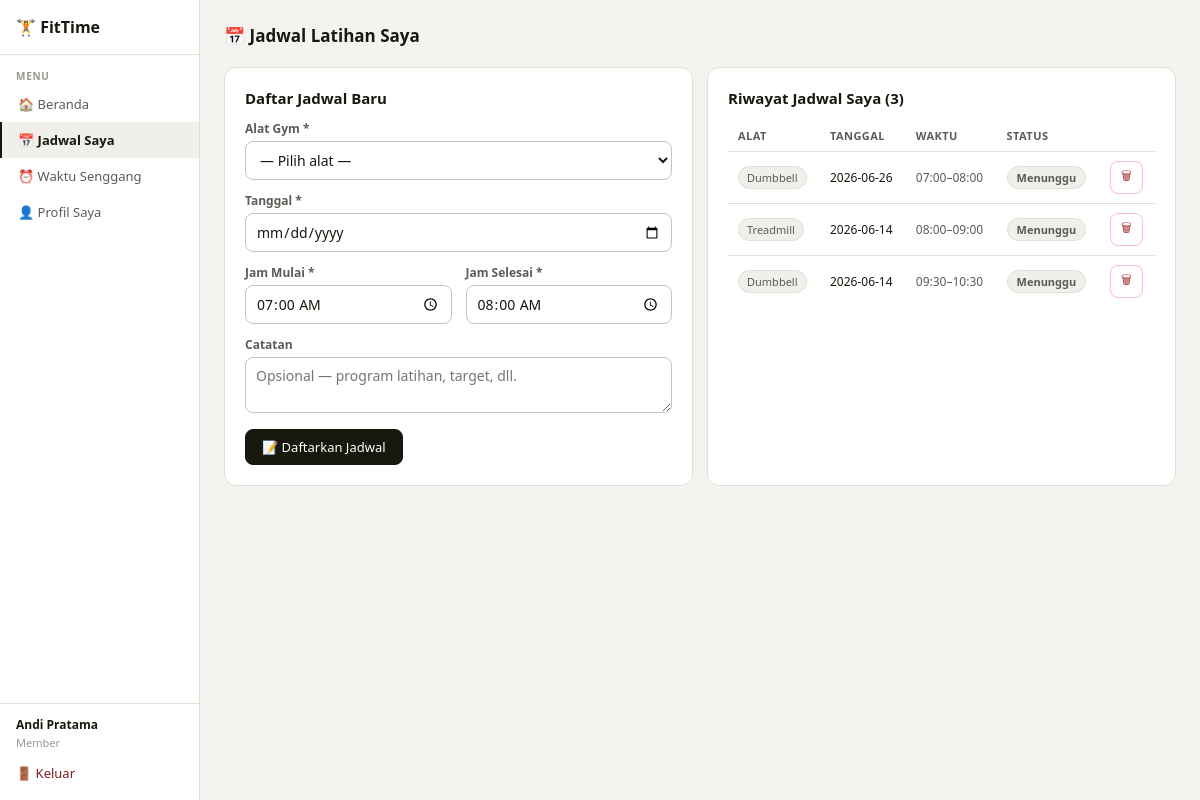
Page /jadwal (signed in) on the committed database.
### tables this page shows
CREATE TABLE jadwal (
            id INTEGER PRIMARY KEY AUTOINCREMENT,
            user_id INTEGER NOT NULL,
            alat_id INTEGER NOT NULL,
            tanggal TEXT NOT NULL,
            jam_mulai TEXT NOT NULL,
            jam_selesai TEXT NOT NULL,
            catatan TEXT,
            status TEXT DEFAULT 'pending',  -- pending, approved, rejected, clash
            created_at TEXT DEFAULT (datetime('now','localtime')),
            FOREIGN KEY (user_id) REFERENCES users(id),
            FOREIGN KEY (alat_id) REFERENCES alat_gym(id)
        );

CREATE TABLE alat_gym (
            id INTEGER PRIMARY KEY AUTOINCREMENT,
            nama TEXT UNIQUE NOT NULL,
            deskripsi TEXT,
            kapasitas INTEGER DEFAULT 1,
            aktif INTEGER DEFAULT 1
        );

### app.py (the view, shortened to what this page needs)
@app.route('/jadwal', methods=['GET','POST'])
@login_required()
def jadwal_member():
    with get_db() as db:
        alat_list = db.execute('SELECT * FROM alat_gym WHERE aktif=1 ORDER BY nama').fetchall()
        my_jadwal = db.execute('''
            SELECT j.*,a.nama as alat_nama
            FROM jadwal j JOIN alat_gym a ON j.alat_id=a.id
            WHERE j.user_id=? ORDER BY j.tanggal DESC, j.jam_mulai
        ''',(session['user_id'],)).fetchall()
        return render_template('jadwal_member.html', alat_list=alat_list, my_jadwal=my_jadwal)

### app.py (called while the page is built)
def get_db():
    conn = sqlite3.connect(DB)
    conn.row_factory = sqlite3.Row
    return conn

def login_required(role=None):
    from functools import wraps
    def decorator(f):
        @wraps(f)
        def wrapped(*args,**kwargs):
            if 'user_id' not in session:
                flash('Silakan login terlebih dahulu.','warning')
                return redirect(url_for('login'))
            if role and session.get('role') != role:
                flash('Akses ditolak.','danger')
                return redirect(url_for('dashboard'))
            return f(*args,**kwargs)
        return wrapped
    return decorator

### templates/jadwal_member.html (shortened to what this page needs)
{% extends 'base.html' %}
{% block content %}
<div class="page-header">
  <div class="page-title">📅 Jadwal Latihan Saya</div>
</div>
<div class="grid-2">
  <div class="card">
    <div class="section-title">Daftar Jadwal Baru</div>
    <form method="POST">
      <div class="fgroup"><label>Alat Gym *</label>
        <select name="alat_id" required>
          <option value="">— Pilih alat —</option>
        </select>
      </div>
      <div class="fgroup"><label>Tanggal *</label><input name="tanggal" type="date" required value="{{ today }}" min="{{ today }}" /></div>
      <div class="grid-2">
        <div class="fgroup"><label>Jam Mulai *</label><input name="jam_mulai" type="time" required value="07:00" /></div>
        <div class="fgroup"><label>Jam Selesai *</label><input name="jam_selesai" type="time" required value="08:00" /></div>
      </div>
      <div class="fgroup"><label>Catatan</label><textarea name="catatan" rows="2" placeholder="Opsional — program latihan, target, dll."></textarea></div>
      <button type="submit" class="btn-primary">📝 Daftarkan Jadwal</button>
    </form>
  </div>
  <div class="card">
    <div class="section-title">Riwayat Jadwal Saya ({{ my_jadwal|length }})</div>
    {% if my_jadwal %}
    <table><thead><tr><th>Alat</th><th>Tanggal</th><th>Waktu</th><th>Status</th><th></th></tr></thead><tbody>
    {% for j in my_jadwal %}
    <tr>
      <td><span class="chip">{{ j.alat_nama }}</span></td>
      <td style="font-size:12px">{{ j.tanggal }}</td>
      <td style="font-size:12px;color:var(--text2)">{{ j.jam_mulai }}–{{ j.jam_selesai }}</td>
      <td>
        {% if j.status=='approved' %}<span class="badge b-ok">✓ Disetujui</span>
        {% elif j.status=='rejected' %}<span class="badge b-clash">✗ Ditolak</span>
        {% else %}<span class="badge b-gray">Menunggu</span>{% endif %}
      </td>
      <td><a href="{{ url_for('hapus_jadwal_member', jid=j.id) }}" class="btn btn-sm btn-danger" onclick="return confirm('Hapus jadwal ini?')">🗑</a></td>
    </tr>
    {% endfor %}
    </tbody></table>
    {% else %}
    <div class="empty">Belum ada jadwal. Daftarkan jadwal latihan pertama Anda!</div>
    {% endif %}
  </div>
</div>
{% endblock %}

### templates/base.html (style rules this page uses)
:root { --bg:#f4f3ef;--surface:#fff;--surface2:#f0efe9;--border:#e2dfd6;--border2:#c8c5b8; --text:#18180f;--text2:#5c5b55;--text3:#9a9890; --blue:#185FA5;--blue-bg:#e6f1fb;--blue-t:#0c447c; --green:#3B6D11;--green-bg:#eaf3de;--green-t:#27500a; --red:#A32D2D;--red-bg:#fcebeb;--red-t:#791f1f; --amber:#854F0B;--amber-bg:#faeeda;--amber-t:#633806; --r:8px;--rl:12px; }
* { box-sizing:border-box;margin:0;padding:0 }
body { font-family:'Segoe UI',system-ui,sans-serif;background:var(--bg);color:var(--text);font-size:14px;min-height:100vh }
a { color:var(--blue);text-decoration:none }
input,select,textarea,button { font-family:inherit;font-size:14px }
input,select,textarea { padding:8px 10px;border:1px solid var(--border2);border-radius:var(--r);background:var(--surface);color:var(--text);outline:none;width:100%;transition:border .15s }
button,.btn { cursor:pointer;border-radius:var(--r);border:1px solid var(--border2);background:var(--surface);color:var(--text);padding:8px 16px;display:inline-flex;align-items:center;gap:6px;font-weight:500;font-size:13px;transition:all .15s;text-decoration:none }
.btn-primary { background:var(--text);color:var(--surface);border-color:var(--text) }
.btn-danger { color:var(--red);border-color:#f7c1c1 }
.btn-sm { padding:5px 10px;font-size:12px }
.card { background:var(--surface);border:1px solid var(--border);border-radius:var(--rl);padding:1.25rem }
.badge { display:inline-flex;align-items:center;gap:3px;padding:3px 9px;border-radius:99px;font-size:11px;font-weight:600 }
.b-gray { background:var(--surface2);color:var(--text2);border:1px solid var(--border) }
table { width:100%;border-collapse:collapse;font-size:13px }
th { text-align:left;padding:8px 10px;font-size:11px;font-weight:700;color:var(--text2);border-bottom:1px solid var(--border);text-transform:uppercase;letter-spacing:.04em }
td { padding:9px 10px;border-bottom:1px solid var(--border);vertical-align:middle }
tr:last-child td { border-bottom:none }
.grid-2 { display:grid;grid-template-columns:1fr 1fr;gap:14px }
.fgroup { margin-bottom:12px }
.fgroup label { display:block;font-size:12px;font-weight:700;color:var(--text2);margin-bottom:4px }
.section-title { font-size:15px;font-weight:700;color:var(--text);margin-bottom:12px }
.chip { display:inline-flex;align-items:center;padding:3px 8px;border-radius:99px;font-size:11px;background:var(--surface2);color:var(--text2);border:1px solid var(--border);gap:4px }
.page-header { display:flex;align-items:center;justify-content:space-between;margin-bottom:1.25rem;flex-wrap:wrap;gap:8px }
.page-title { font-size:17px;font-weight:800;color:var(--text);display:flex;align-items:center;gap:8px }

### rows in the picture
jadwal: alat_nama "Dumbbell", tanggal "2026-06-26", jam_mulai "07:00", jam_selesai "08:00", status "Menunggu"
jadwal: alat_nama "Treadmill", tanggal "2026-06-14", jam_mulai "08:00", jam_selesai "09:00", status "Menunggu"
jadwal: alat_nama "Dumbbell", tanggal "2026-06-14", jam_mulai "09:30", jam_selesai "10:30", status "Menunggu"

### other values in the picture
{{ session.nama }} "Andi Pratama"
{{ session.role|capitalize }} "Member"
{{ my_jadwal|length }} "3"
